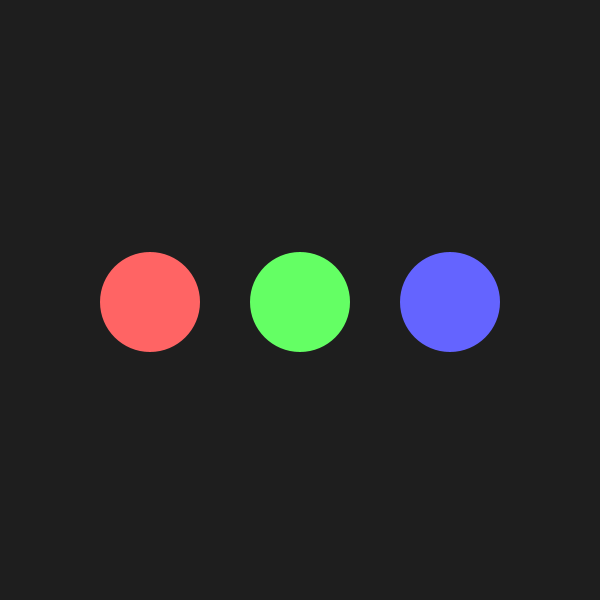
Frame 1 (no input)
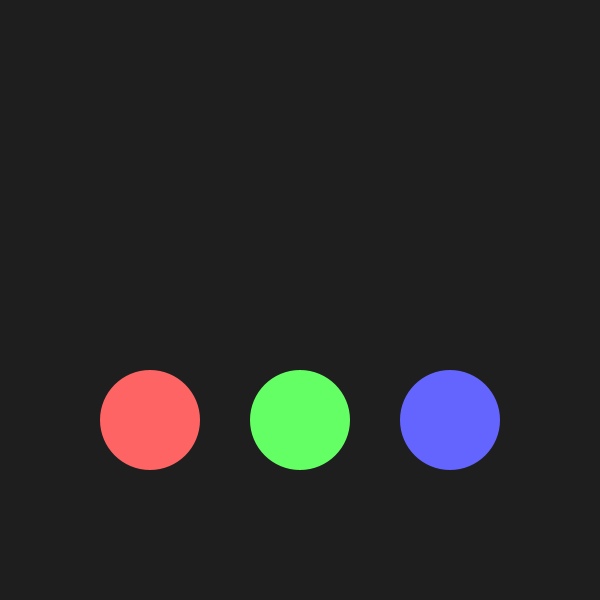
Frame 60 (the mouse pressed at the canvas centre just before this capture)
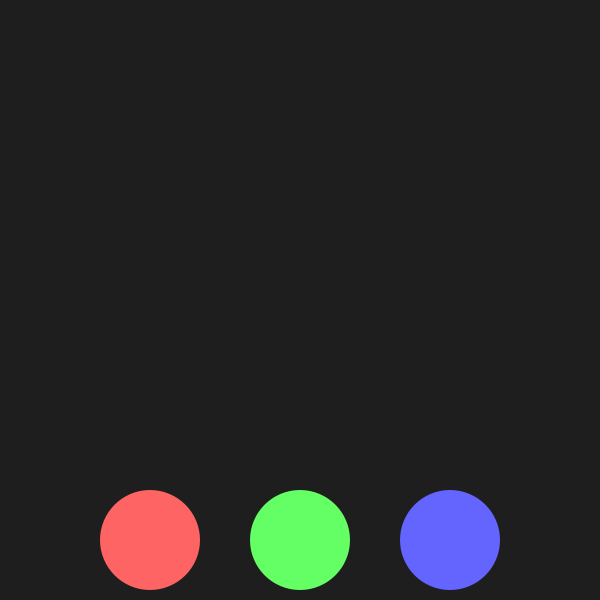
Frame 120 (the mouse held since frame 60 and released just before this capture)

The Processing sketch that drew these frames (run headless with seeded random() and noise(); from frame 60 on, the mouse is pressed at the canvas centre):

// Processing sketch: processing_113431
// ── processing_113431.pde

Ball redBall;
Ball greenBall;
Ball blueBall;


void setup() {
   size(600,600);
   background(255);
   redBall = new Ball(color(255,100,100),width/4,height/2,2);
   greenBall = new Ball(color(100,255,100),width/2,height/2,2);
   blueBall = new Ball(color(100,100,255),width-width/4,height/2,2);
  
}

void draw() {
  noStroke();
  background(30,30,30);
  redBall.bounce();
  redBall.display();
  greenBall.bounce();
  greenBall.display();
  blueBall.bounce();
  blueBall.display();
  
}

class Ball {
   color c;
   float xpos;
   float ypos;
   float ybounce;
   
   Ball(color tempC, float tempXpos, float tempYpos, float tempYbounce) {
       c = tempC;
       xpos = tempXpos;
       ypos = tempYpos;
       ybounce = tempYbounce;
   }
   
   void display() {
       fill(c);
       ellipse(xpos, ypos, 100, 100);
   }
   
   void bounce() {
       ypos = ypos + ybounce;
       if (ypos+50 > height) {
       ybounce = ybounce-1;
       };
       if (ypos-50 < 0) {
       ybounce = ybounce+5;
       };
   }
  
}
